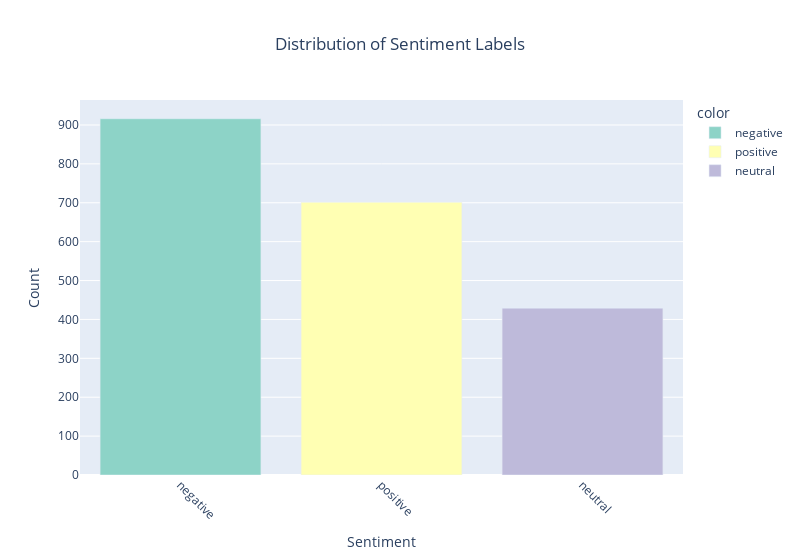

The notebook cell this image was saved under:
### Code cell
sentiment_counts = df['sentiment'].value_counts()

fig = px.bar(x=sentiment_counts.index, 
             y=sentiment_counts.values,
             title='Distribution of Sentiment Labels',
             labels={'x': 'Sentiment', 'y': 'Count'},
             color=sentiment_counts.index,
             color_discrete_sequence=px.colors.qualitative.Set3,
             width=800)

fig.update_layout(
    title_x=0.5,
    xaxis_tickangle=45,
)

fig.show()

### Figure 1 — Plotly figure (JSON) as saved in the notebook; plotly's stock layout.template omitted (floating-point values rounded to 4 significant figures)
{"data": [{"alignmentgroup": "True", "hovertemplate": "color=negative<br>Sentiment=%{x}<br>Count=%{y}<extra></extra>", "legendgroup": "negative", "marker": {"color": "rgb(141,211,199)", "pattern": {"shape": ""}}, "name": "negative", "offsetgroup": "negative", "orientation": "v", "showlegend": true, "textposition": "auto", "type": "bar", "x": ["negative"], "xaxis": "x", "y": [916], "yaxis": "y"}, {"alignmentgroup": "True", "hovertemplate": "color=positive<br>Sentiment=%{x}<br>Count=%{y}<extra></extra>", "legendgroup": "positive", "marker": {"color": "rgb(255,255,179)", "pattern": {"shape": ""}}, "name": "positive", "offsetgroup": "positive", "orientation": "v", "showlegend": true, "textposition": "auto", "type": "bar", "x": ["positive"], "xaxis": "x", "y": [701], "yaxis": "y"}, {"alignmentgroup": "True", "hovertemplate": "color=neutral<br>Sentiment=%{x}<br>Count=%{y}<extra></extra>", "legendgroup": "neutral", "marker": {"color": "rgb(190,186,218)", "pattern": {"shape": ""}}, "name": "neutral", "offsetgroup": "neutral", "orientation": "v", "showlegend": true, "textposition": "auto", "type": "bar", "x": ["neutral"], "xaxis": "x", "y": [429], "yaxis": "y"}], "layout": {"barmode": "relative", "legend": {"title": {"text": "color"}, "tracegroupgap": 0}, "title": {"text": "Distribution of Sentiment Labels", "x": 0.5}, "width": 800, "xaxis": {"anchor": "y", "domain": [0, 1], "tickangle": 45, "title": {"text": "Sentiment"}}, "yaxis": {"anchor": "x", "domain": [0, 1], "title": {"text": "Count"}}}}
